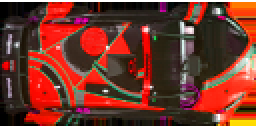
#> input picture src/xycar_sim_drive/image/car.png, 128 x 64 px (shown 2 times larger)
$ python -i line_drive.py   (imports and definitions only)
#> lines starting #> are read from the running program, lines starting #| are printed output that depends on the picture; after the words box and inside, x2 and y2 are one past the last pixel; in counts of white or black regions, pixels touching at a corner belong together
#!/usr/bin/env python
# -*- coding: utf-8 -*-

import rospy
import numpy as np
import cv2, random, math, time

Width = 640
Height = 480
Offset = 330


# ROI 설정
def region_of_interest(img, w_threshold, h_threshold):
    # img와 크기가 같은 값이 0인 zero_img 생성
    zero_img = np.zeros((Height, Width), dtype='uint8')
    # mask 영역 설정(가로 마스크 - 살릴 영역)
    w_mask = np.array([[(0, Offset - w_threshold), (0, Offset + w_threshold), (Width, Offset + w_threshold),
                        (Width, Offset - w_threshold)]])
    # mask 영역 설정(세로 마스크-중앙선 - 지울 영역)
    h_mask = np.array([[(Width / 2 - h_threshold, 0), (Width / 2 - h_threshold, Height),
                        (Width / 2 + h_threshold, Height), (Width / 2 + h_threshold, 0)]])
    # mask 영역으로 mask_img 생성
    mask_img = cv2.fillPoly(zero_img, w_mask, (255, 255, 255))
    mask_img = cv2.fillPoly(mask_img, h_mask, (0, 0, 0))
    # img와 mask_img의 and 연산으로 ROI 설정
    ROI_img = cv2.bitwise_and(img, mask_img)
    #    cv2.imshow('a', mask_img)
    return ROI_img


# draw rectangle
# [20 lines left out: function draw_rectangle, not called in this run]


# Gaussian Blur
def gaussain_blur(img, kernel_size, sigmaX=0):
    return cv2.GaussianBlur(img, (kernel_size, kernel_size), sigmaX)


# White Detect
# [5 lines left out: function white_detect, not called in this run]


# Canny Edge
def canny(img, low_threshold, high_threshold):
    return cv2.Canny(img, low_threshold, high_threshold)


# Hough Transform
# [5 lines left out: function hough_transform, not called in this run]


# You are to find "left and light position" of road lanes
def process_image(frame):
    global Offset

    # 이진화
    gray_img = cv2.cvtColor(frame, cv2.COLOR_BGR2GRAY)
    # Gaussian Blur
    blur_img = gaussain_blur(gray_img, 5)
    # White Color Detection
    #    white = white_detect(blur_img, 200)
    # Canny Edge
    # 80, 160에서 중간에 Nonetype 에러 발생하지 않고 결승지점까지 완주
    canny_img = canny(blur_img, 80, 160)  # original: 80, 240
    # [7 lines of commented-out code are left out]
    canny_img8 = canny(blur_img, 80, 180)  # original: 80, 240
    canny_img9 = canny(blur_img, 60, 140)  # original: 80, 240
    canny_img10 = canny(blur_img, 70, 140)  # original: 80, 240
    canny_img11 = canny(blur_img, 60, 150)  # original: 80, 240
    # ROI 설정
    ROI_img = region_of_interest(canny_img, 35, 150)
    # Hough Transform
    hough_img = frame.copy()
    lines, hough_img = hough_transform(canny_img, frame, 1, np.pi / 180, 30, 0, np.pi / 2)

    # 기울기 구하기
    #    lines = np.squeeze(lines)
    #    print(lines)

    # lpos, rpos 계산하기
    lpos = 0
    rpos = 0
    for i in range(Width):
        if frame[Offset][i][0] == 255 and frame[Offset][i][1] == 0 and frame[Offset][i][2] == 0 and i < Width / 2 - 150:
            lpos = i
        if frame[Offset][i][0] == 255 and frame[Offset][i][1] == 0 and frame[Offset][i][2] == 0 and i > Width / 2 + 150:
            rpos = i
    # [11 lines of commented-out code are left out]
    cv2.imshow('canny8', canny_img8[Offset - 35:Offset + 35, ])
    cv2.imshow('canny9', canny_img9[Offset - 35:Offset + 35, ])
    cv2.imshow('canny10', canny_img10[Offset - 35:Offset + 35, ])
    cv2.imshow('canny11', canny_img11[Offset - 35:Offset + 35, ])
    #    cv2.imshow('hough_img', hough_img)

    frame = draw_rectangle(frame, lpos, rpos, offset=Offset)

    return (lpos, rpos), frame


# [24 lines left out: function draw_steer, not called in this run]


# You are to publish "steer_anlge" following load lanes
# [18 lines not run here, left out]

>>> import cv2
>>> picture = cv2.imread('../src/xycar_sim_drive/image/car.png')
#> picture is the input picture: shape (64, 128, 3); mean B, G, R 43.3, 55.6, 118.6
>>> result = process_image(picture)
#> in process_image, `gray_img = cv2.cvtColor(frame, cv2.COLOR_BGR2GRAY)`:
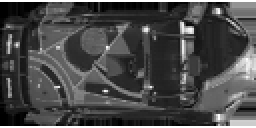
#> gray_img: shape (64, 128) (shown 2 times larger); min 0, max 255, mean 73.1
#> in gaussain_blur, `return cv2.GaussianBlur(img, (kernel_size, kernel_size), sigmaX)`:
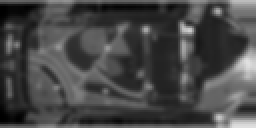
#> returned value: shape (64, 128) (shown 2 times larger); min 0, max 224, mean 71
#> in canny, `return cv2.Canny(img, low_threshold, high_threshold)`:
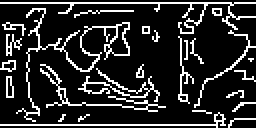
#> returned value: shape (64, 128) (shown 2 times larger); 16.7% white in thin lines or dots
#> call 2 of canny, with low_threshold = 80, high_threshold = 180
#> in canny (call 2), `return cv2.Canny(img, low_threshold, high_threshold)`:
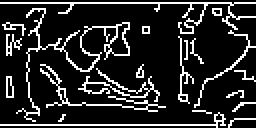
#> returned value: shape (64, 128) (shown 2 times larger); 15.8% white in thin lines or dots
#> call 3 of canny, with low_threshold = 60, high_threshold = 140
#> in canny (call 3), `return cv2.Canny(img, low_threshold, high_threshold)`:
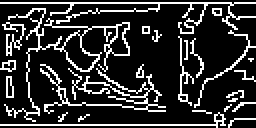
#> returned value: shape (64, 128) (shown 2 times larger); 18.8% white in thin lines or dots
#> call 4 of canny, with low_threshold = 70, high_threshold = 140
#> in canny (call 4), `return cv2.Canny(img, low_threshold, high_threshold)`:
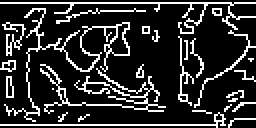
#> returned value: shape (64, 128) (shown 2 times larger); 17.9% white in thin lines or dots
#> in canny (call 5), `return cv2.Canny(img, low_threshold, high_threshold)`: returned value: shape (64, 128); 18.8% white in thin lines or dots
#> in region_of_interest, `mask_img = cv2.fillPoly(zero_img, w_mask, (255, 255, 255))`:
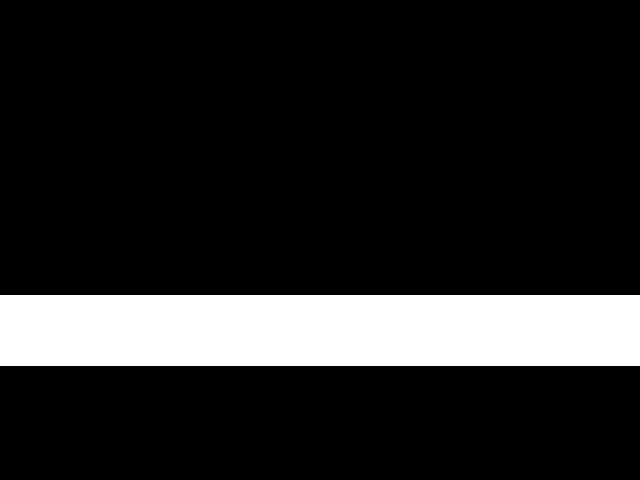
#> zero_img: shape (480, 640); 14.8% white; 1 white region, box (x1, y1, x2, y2) and area: (0, 295, 640, 366) 45440
#> (the run stopped early here; a loop or call above may not have finished)
